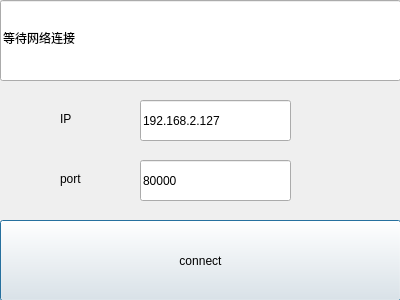
<?xml version="1.0" encoding="UTF-8"?>
<ui version="4.0">
 <class>ConnectDialog</class>
 <widget class="QDialog" name="ConnectDialog">
  <property name="geometry">
   <rect>
    <x>0</x>
    <y>0</y>
    <width>400</width>
    <height>300</height>
   </rect>
  </property>
  <property name="windowTitle">
   <string>Dialog</string>
  </property>
  <widget class="QLabel" name="ip_lab">
   <property name="geometry">
    <rect>
     <x>60</x>
     <y>110</y>
     <width>67</width>
     <height>17</height>
    </rect>
   </property>
   <property name="text">
    <string>IP</string>
   </property>
  </widget>
  <widget class="QLineEdit" name="port_lnedit">
   <property name="geometry">
    <rect>
     <x>140</x>
     <y>160</y>
     <width>151</width>
     <height>41</height>
    </rect>
   </property>
   <property name="text">
    <string>80000</string>
   </property>
  </widget>
  <widget class="QPushButton" name="connect_btn">
   <property name="geometry">
    <rect>
     <x>0</x>
     <y>220</y>
     <width>401</width>
     <height>81</height>
    </rect>
   </property>
   <property name="text">
    <string>connect</string>
   </property>
  </widget>
  <widget class="QLabel" name="port_lab">
   <property name="geometry">
    <rect>
     <x>60</x>
     <y>170</y>
     <width>67</width>
     <height>17</height>
    </rect>
   </property>
   <property name="text">
    <string>port</string>
   </property>
  </widget>
  <widget class="QLineEdit" name="ip_lneidt">
   <property name="geometry">
    <rect>
     <x>140</x>
     <y>100</y>
     <width>151</width>
     <height>41</height>
    </rect>
   </property>
   <property name="text">
    <string>192.168.2.127</string>
   </property>
  </widget>
  <widget class="QLineEdit" name="constate_lnedit">
   <property name="geometry">
    <rect>
     <x>0</x>
     <y>0</y>
     <width>401</width>
     <height>81</height>
    </rect>
   </property>
   <property name="text">
    <string>等待网络连接</string>
   </property>
  </widget>
 </widget>
 <resources/>
 <connections/>
</ui>
